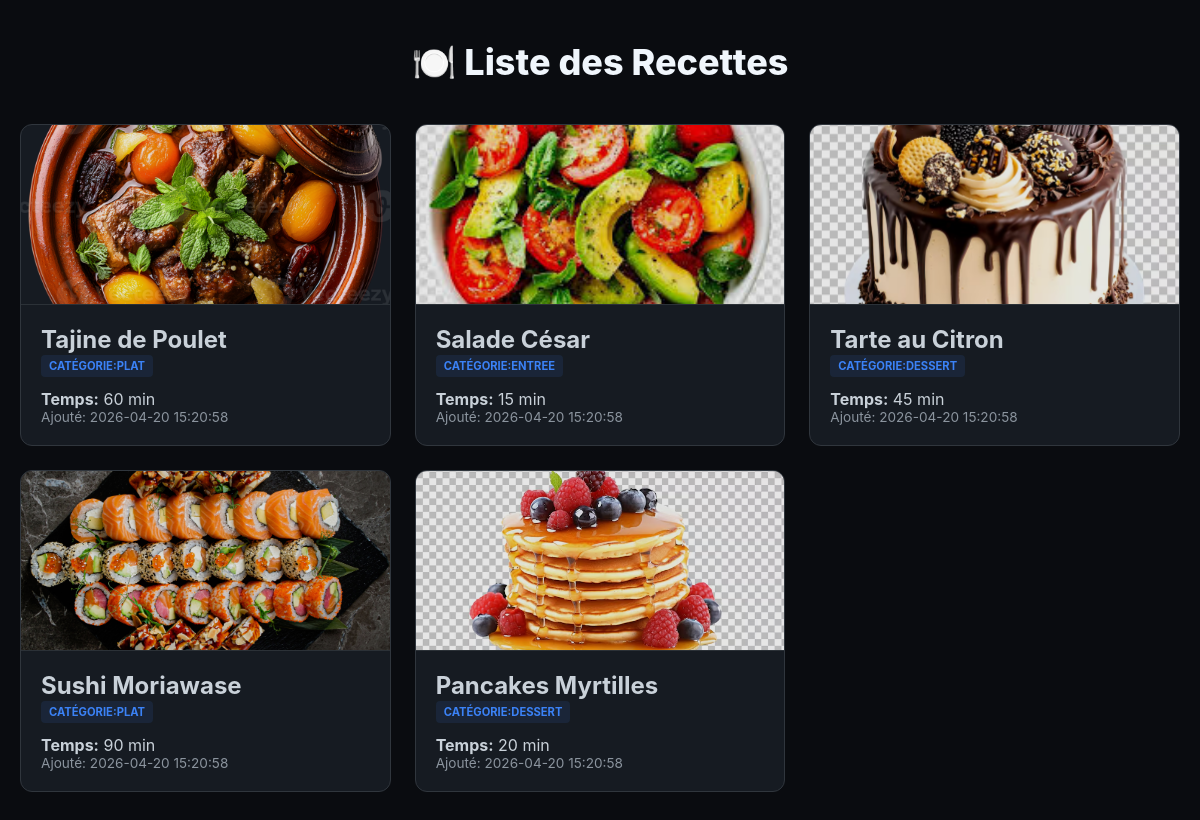
Screenshot of /prototype/index.php with the database file from the repository.
### tables this page shows
CREATE TABLE IF NOT EXISTS `recipes` (
    `id` INT AUTO_INCREMENT PRIMARY KEY,
    `name` VARCHAR(100) NOT NULL,
    `category_id` INT,
    `category` VARCHAR(50),  
    `prep_time` INT NOT NULL,
    `image` VARCHAR(255),
    `created_at` TIMESTAMP DEFAULT CURRENT_TIMESTAMP,
    FOREIGN KEY (`category_id`) REFERENCES `categories`(`id`) ON DELETE SET NULL
);

### prototype/index.php (the view, shortened to what this page needs)
<?php
require "db.php";
$stmt = $pdo->query("SELECT * FROM recipes ORDER BY created_at DESC");
$recipes = $stmt->fetchAll(PDO::FETCH_ASSOC);
?>
<!DOCTYPE html>
<html lang="fr">
<head>
    <link rel="stylesheet" href="styles.css">
</head>
<body>
<h1>🍽️ Liste des Recettes</h1>
<div class="container">
<?php foreach($recipes as $recipe): ?>
    <div class="card">
        <img src="<?= htmlspecialchars($recipe['image']) ?>" alt="image">
        <div class="content">
            <h2><?= htmlspecialchars($recipe['name']) ?></h2>
            <p><strong>Catégorie:</strong> <?= htmlspecialchars($recipe['category']) ?></p>
            <p><strong>Temps:</strong> <?= htmlspecialchars($recipe['prep_time']) ?> min</p>
            <p class="date">
                Ajouté: <?= htmlspecialchars($recipe['created_at']) ?>
            </p>
        </div>
    </div>
<?php endforeach; ?>
</div>
</body>
</html>

### prototype/styles.css (style rules this page uses)
:root { --bg-main: #0a0c10; --bg-surface: #161b22; --primary: #3b82f6; --text-heading: #f0f6fc; --text-body: #c9d1d9; --text-muted: #8b949e; --border: #30363d; --radius: 12px; }
* { margin: 0; padding: 0; box-sizing: border-box; }
body { font-family: 'Inter', -apple-system, sans-serif; background-color: var(--bg-main); color: var(--text-body); padding: 40px 20px; }
h1 { font-size: 2.25rem; font-weight: 800; text-align: center; color: var(--text-heading); margin-bottom: 2.5rem; }
.container { display: grid; grid-template-columns: repeat(auto-fill, minmax(280px, 1fr)); gap: 24px; max-width: 1200px; margin: 0 auto; }
.card { background: var(--bg-surface); border: 1px solid var(--border); border-radius: var(--radius); overflow: hidden; transition: all 0.2s; display: flex; flex-direction: column; }
.card img { width: 100%; height: 180px; object-fit: cover; border-bottom: 1px solid var(--border); filter: brightness(0.9); }
.content { padding: 20px; }
.content p:first-of-type { display: inline-flex; padding: 4px 8px; background: rgba(59, 130, 246, 0.1); color: var(--primary); font-size: 0.7rem; font-weight: 700; text-transform: uppercase; border-radius: 4px; margin-bottom: 12px; }
.content p:last-of-type { font-size: 0.85rem; color: var(--text-muted); }

### rows the page displays
recipes: image (picture), name "Tajine de Poulet", category "PLAT", prep_time "60", created_at "2026-04-20 15:20:58"
recipes: image (picture), name "Salade César", category "ENTREE", prep_time "15", created_at "2026-04-20 15:20:58"
recipes: image (picture), name "Tarte au Citron", category "DESSERT", prep_time "45", created_at "2026-04-20 15:20:58"
recipes: image (picture), name "Sushi Moriawase", category "PLAT", prep_time "90", created_at "2026-04-20 15:20:58"
recipes: image (picture), name "Pancakes Myrtilles", category "DESSERT", prep_time "20", created_at "2026-04-20 15:20:58"
